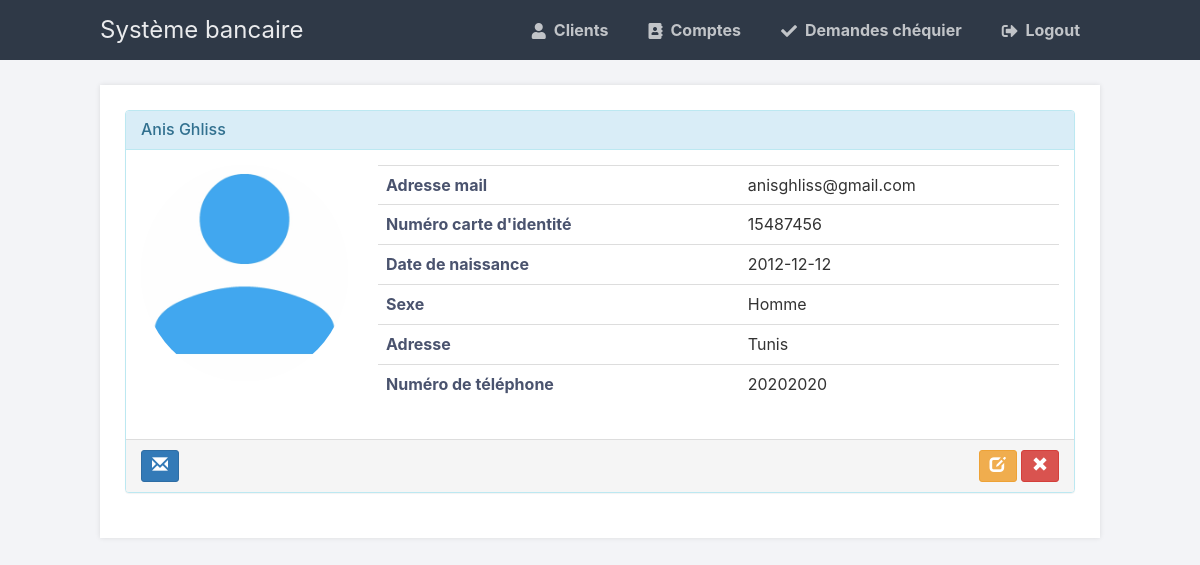
Screenshot of /client/1 (signed in) with the database file from the repository.
### flask_blog/models.py (models this page shows)
class User(db.Model, UserMixin):
    id = db.Column(db.Integer, primary_key=True)
    cin = db.Column(db.Integer, unique=True, nullable=False)
    username = db.Column(db.String(20), unique=True, nullable=False)
    naissance = db.Column(db.String(20), unique=True, nullable=False)
    num_tel = db.Column(db.Integer,unique=True)
    etatCivil = db.Column(db.String(20), unique=True, nullable=False)
    email = db.Column(db.String(120), unique=True, nullable=False)
    adresse = db.Column(db.String(120), unique=True, nullable=False)
    sexe = db.Column(db.String(10), unique=True, nullable=False)
    image_file = db.Column(db.String(20), nullable=False, default='default.png')
    password = db.Column(db.String(60), nullable=False)
    num_carte =  db.Column(db.Integer,unique=True)
    code_confidentiel = db.Column(db.Integer,unique=True)
    comptes = db.relationship('Compte', backref='client', lazy=True)
    chequiers = db.relationship('Chequier', backref='client', lazy=True)

### flask_blog/routes.py (the view)
@app.route("/client/<int:user_id>")
def client(user_id):
    if 'Admin' in session:
        client = User.query.get_or_404(user_id)
        return render_template('admin/user_profile.html', title=client.username, client=client)
    else :
        render_template("admin/acess_denied.html")

### flask_blog/models.py (called while the page is built)
@login_manager.user_loader
def load_user(user_id):
    return User.query.get(int(user_id))

### flask_blog/templates/admin/user_profile.html (shortened to what this page needs)
{% extends "index.html" %}
{% block content %}
<link href="//netdna.bootstrapcdn.com/bootstrap/3.1.0/css/bootstrap.min.css" rel="stylesheet" id="bootstrap-css">
      <div class="row">
      <div class="col-md-6 toppad  pull-right col-md-offset-3 ">
       <br>
      </div>
        <div class="" >
          <div class="panel panel-info">
            <div class="panel-heading">
              <h3 class="panel-title">{{ client.username }}</h3>
            </div>
            <div class="panel-body">
              <div class="row">
                <div class="col-md-3 col-lg-3 " align="center"> <img alt="User Pic" src="{{ url_for('static', filename='profile_pics/' + client.image_file) }}" class="img-circle img-responsive"> </div>
                <div class=" col-md-9 col-lg-9 ">
                  <table class="table table-user-information">
                    <tbody>
                      <tr>
                        <td>Adresse mail</td>
                        <td>{{ client.email }}</td>
                      </tr>
                      <tr>
                        <td>Numéro carte d'identité</td>
                        <td>{{client.cin}}</td>
                      </tr>
                      <tr>
                        <td>Date de naissance</td>
                        <td>{{client.naissance}}</td>
                      </tr>
                      <tr>
                        <td>Sexe</td>
                        <td>{{client.sexe}}</td>
                      </tr>
                        <tr>
                        <td>Adresse</td>
                        <td>{{client.adresse}}</td>
                      </tr>
                        <td>Numéro de téléphone</td>
                        <td>{{client.num_tel}}</td>
                    </tbody>
                  </table>
                </div>
              </div>
            </div>
                 <div class="panel-footer">
                        <a data-original-title="Broadcast Message" data-toggle="tooltip" type="button" class="btn btn-sm btn-primary"><i class="glyphicon glyphicon-envelope"></i></a>
                        <span class="pull-right">
                            <a href="{{ url_for('account') }}" data-original-title="Edit this user" data-toggle="tooltip" type="button" class="btn btn-sm btn-warning"><i class="glyphicon glyphicon-edit"></i></a>
                            <a data-original-title="Remove this user" data-toggle="tooltip" type="button" class="btn btn-sm btn-danger"><i class="glyphicon glyphicon-remove"></i></a>
                        </span>
                    </div>
          </div>
        </div>
      </div>
    </div>
{% endblock content %}

### flask_blog/static/style.css (style rules this page uses)
* { box-sizing: border-box; font-family: -apple-system, BlinkMacSystemFont, "segoe ui", roboto, oxygen, ubuntu, cantarell, "fira sans", "droid sans", "helvetica neue", Arial, sans-serif; font-size: 16px; -webkit-font-smoothing: antialiased; -moz-osx-font-smoothing: grayscale; }
body { background-color: #435165; margin: 0; }
body.loggedin { background-color: #f3f4f7; }
.content > p, .content > div { box-shadow: 0 0 5px 0 rgba(0, 0, 0, 0.1); margin: 25px 0; padding: 25px; background-color: #fff; }
.content > p table td, .content > div table td { padding: 5px; }
.content > p table td:first-child, .content > div table td:first-child { font-weight: bold; color: #4a536e; padding-right: 15px; }

### rows the page displays
User: username "Anis Ghliss", image_file (placeholder picture), email "anisghliss@gmail.com", cin "15487456", naissance "2012-12-12", sexe "Homme", adresse "Tunis", num_tel "20202020"
